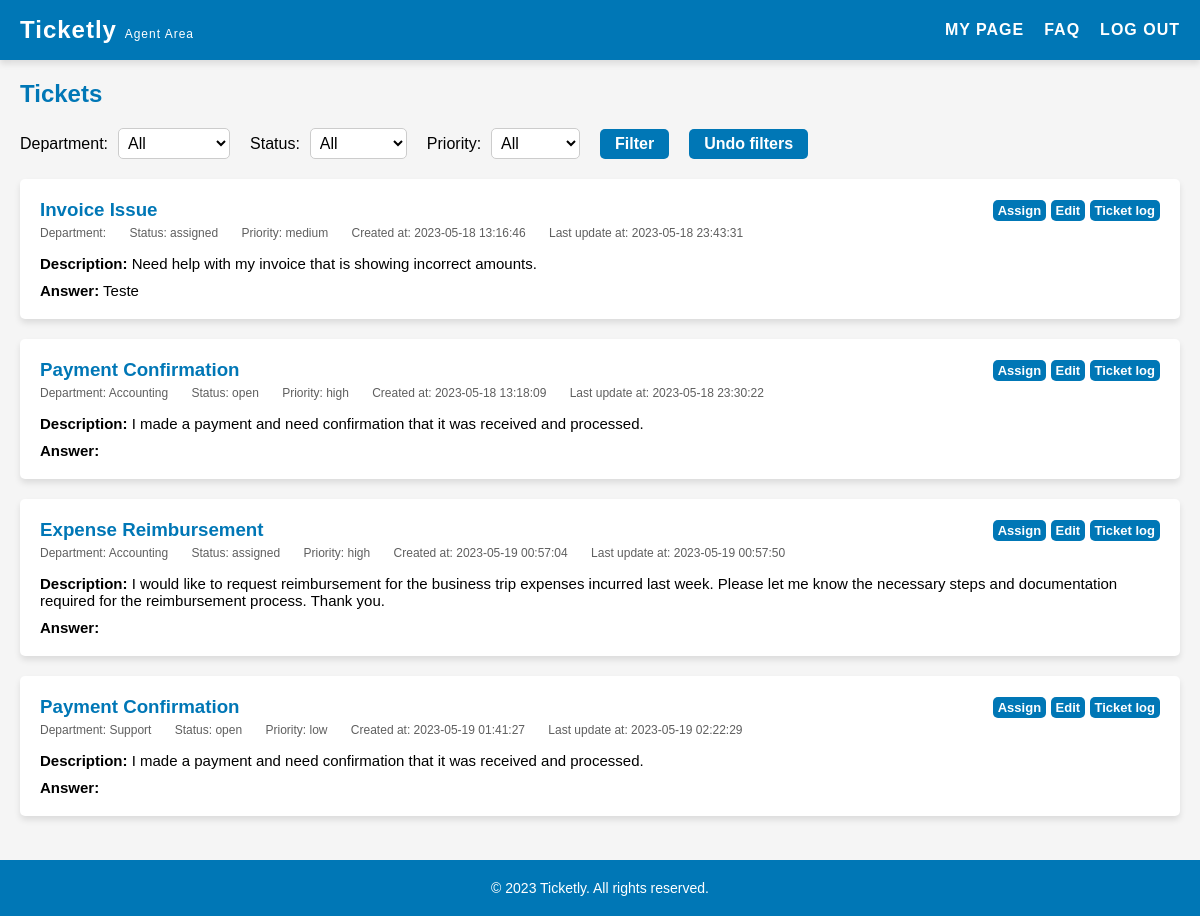
The app's page /pages/agent.php (signed in), older data.
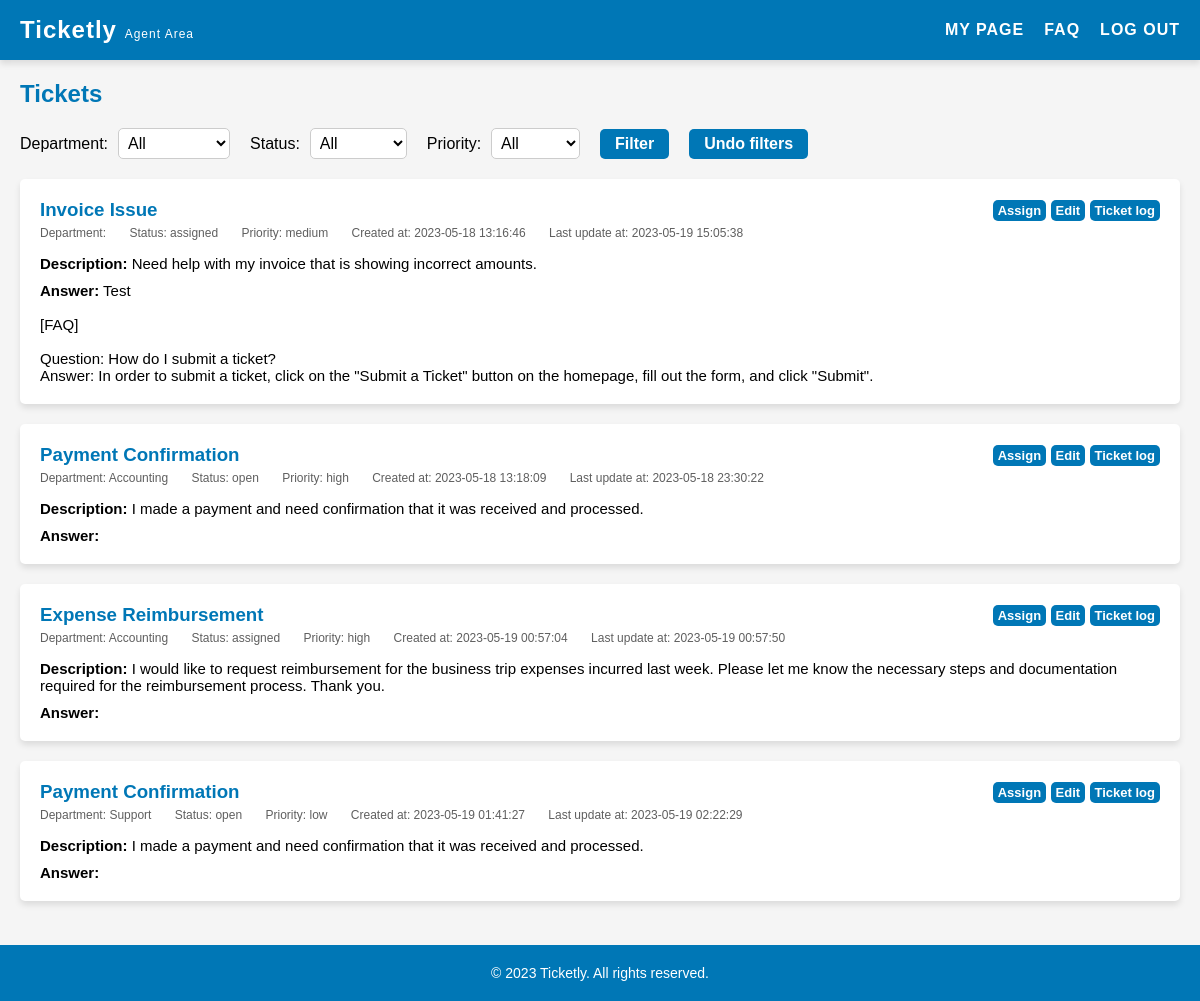
The same page, newer data.
### tables this page shows
CREATE TABLE "tickets" (
    id INTEGER PRIMARY KEY AUTOINCREMENT,
    title VARCHAR(255) NOT NULL,
    description TEXT NOT NULL,
    answer TEXT,
    client_id INTEGER NOT NULL,
    agent_id INTEGER,
    priority VARCHAR(10) NOT NULL DEFAULT 'medium' CHECK (priority IN ('low', 'medium', 'high')),
    created_at DATETIME NOT NULL,
    updated_at DATETIME NOT NULL,
    department_id INTEGER,
    status_id INTEGER NOT NULL DEFAULT 1,
    FOREIGN KEY(status_id) REFERENCES status(id),
    FOREIGN KEY(client_id) REFERENCES users(id),
    FOREIGN KEY(agent_id) REFERENCES users(id),
    FOREIGN KEY(department_id) REFERENCES departments(id)
);

CREATE TABLE status (
    id INTEGER PRIMARY KEY AUTOINCREMENT,
    name VARCHAR(255) NOT NULL UNIQUE
);

### pages/agent.php (called while the page is built, shortened)
<?php
    $session = new Session();
    require_once(__DIR__ . '/../templates/agent.tpl.php');
    drawAgent($session);
?>

### database/status.class.php (called while the page is built, shortened)
<?php
    function getStatusNameById(PDO $db, int $id): string {
        $stmt = $db->prepare('SELECT name FROM status WHERE id = :id');
        $stmt->bindValue(':id', $id, PDO::PARAM_INT);
        $stmt->execute();
        $row = $stmt->fetch(PDO::FETCH_ASSOC);
        if ($row) {
            return $row['name'];
        }
        return '';
    }
?>

### database/departments.class.php (called while the page is built, shortened)
<?php
    function getDepartmentsNameById(PDO $db, int $id): string {
        $stmt = $db->prepare('SELECT name FROM departments WHERE id = :id');
        $stmt->bindValue(':id', $id, PDO::PARAM_INT);
        $stmt->execute();
        $row = $stmt->fetch(PDO::FETCH_ASSOC);
        if ($row) {
            return $row['name'];
        }
        return '';
    }
?>

### templates/agent.tpl.php (the view, shortened to what this page needs)
<?php function drawAgent(Session $session){
    require_once __DIR__ . '/../database/tickets.class.php';
    require_once __DIR__ . '/../database/connection.db.php';
    require_once __DIR__ . '/../database/departments.class.php';
    require_once __DIR__ . '/../database/status.class.php';
    $db = getDatabaseConnection();
    $stmt = $db->prepare('SELECT * FROM tickets');
    $stmt->execute();
    $tickets = $stmt->fetchAll(PDO::FETCH_ASSOC);
    ?>
    <!DOCTYPE html>
    <html>
    <head>
    <link rel="stylesheet" href="../style/agent.css">
    <link rel="stylesheet" href="../style/header.css">
    </head>
    <body>
    <header>
        <h1>Ticketly <span class="smaller">Agent Area</span></h1>
        <nav>
        <ul>
            <li><a href="myPage.php">My Page</a></li>
            <li><a href="faq.php">FAQ</a></li>
            <li><a href="../actions/action_logout.php">Log out</a></li>
        </ul>
        </nav>
    </header>
    <main>
        <section id="my-tickets">
        <h2>Tickets</h2>
        <div class="filters">
            <label for="department-filter">Department:</label>
            <select id="department-filter">
                <option value="all">All</option>
            </select>
            <label for="status-filter">Status:</label>
            <select id="status-filter">
                <option value="all">All</option>
            </select>
            <label for="priority-filter">Priority:</label>
            <select id="priority-filter">
                <option value="all">All</option>
            </select>
            <button id="filter">Filter</button>
            <button id="undo-filter">Undo filters</button>
        </div>
        <?php foreach ($tickets as $ticket) { ?>
            <div class="ticket" data-department="<?= $ticket['department_id'] ?>" data-status="<?= $ticket['status_id'] ?>" data-priority="<?= $ticket['priority'] ?>">
                <div class="ticket-top">
                    <h3 class="ticket-subject"><?= $ticket['title'] ?></h3>
                    <div class="edit-buttons">
                        <a href="assignTicket.php?id=<?= $ticket['id'] ?>" class="edit-button">Assign</a>
                        <a href="editTicket.php?id=<?= $ticket['id'] ?>" class="edit-button">Edit</a>
                        <a href="ticketLog.php?id=<?= $ticket['id'] ?>" class="edit-button">Ticket log</a>
                    </div>
                </div>
                <div class="ticket-info">
                    <span class="ticket-department">Department: <?= getDepartmentsNameById($db, $ticket['department_id']) ?></span>
                    <span class="ticket-status">Status: <?= getStatusNameById($db, $ticket['status_id']) ?></span>
                    <span class="ticket-priority">Priority: <?= $ticket['priority'] ?></span>
                    <span class="ticket-createdAt">Created at: <?= $ticket['created_at'] ?></span>
                    <span class="ticket-updatedAt">Last update at: <?= $ticket['updated_at'] ?></span>
                </div>
                <div class="ticket-details">
                    <p class="ticket-summary"><strong>Description:</strong> <?= nl2br(htmlspecialchars($ticket['description'])) ?></p>
                    <p class="ticket-answer"><strong>Answer:</strong> <?= nl2br(htmlspecialchars($ticket['answer'])) ?></p>
                </div>
            </div>
        <?php } ?>
        </section>
    </main>
    <?php include '../templates/footer.tpl.php';?>
    </body>
    </html>
<?php } ?>

Row changes from the older to the newer data that the page shows:
changed tickets "Invoice Issue": updated_at "2023-05-18 23:43:31" → "2023-05-19 15:05:38"; answer "Teste" → "Test [FAQ] Question: How do I submit a ticket? Answer: In order to submit a ticket, click on the \"Submit a Ticket\" button on the homepage, fill out the form, and click \"Submit\"."
